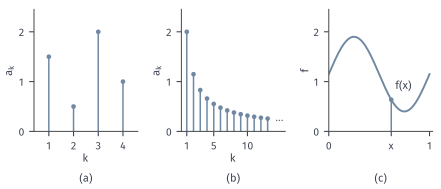

Write the Python code that produced this figure.
from pathlib import Path
import sys
ROOT = next(p for p in Path(__file__).resolve().parents if (p/"build.sh").is_file() and (p/"tex/book.tex").is_file())
sys.path.insert(0, str(ROOT/"figures/00-shared/mathematical-preliminaries-upper/00-shared/comprehension-figures"))
from support import figure, save, BLUE, GREEN, YELLOW, RED, PURPLE, INK, MUTED, GRID, BLUE_FILL, GREEN_FILL, YELLOW_FILL, RED_FILL, PURPLE_FILL
import numpy as np

# 同一构造的三种输入集合：X={1,2,3,4}，X=N+，X=[0,1]。
fig, axes = figure(width_mm=112, height_mm=48, ncols=3)
fig.set_layout_engine(None)
fig.subplots_adjust(left=.075, right=.985, top=.95, bottom=.3, wspace=.42)
def stem(ax, x, y, c=BLUE):
    ax.vlines(x, 0, y, color=c, lw=1.1)
    ax.plot(x, y, 'o', ms=3.4, color=c, mew=0)
a = axes[0]
k = np.arange(1, 5); v = np.array([1.5, .5, 2.0, 1.0])
stem(a, k, v); a.set_xlim(.4, 4.6); a.set_ylim(0, 2.45); a.set_xticks(k); a.set_yticks([0, 1, 2])
a.set_xlabel('$k$', labelpad=1); a.set_ylabel('$a_k$', labelpad=2)
b = axes[1]
k = np.arange(1, 14); v = 2/k**.8
stem(b, k, v); b.set_xlim(.2, 15.6); b.set_ylim(0, 2.45); b.set_xticks([1, 5, 10]); b.set_yticks([0, 1, 2])
b.text(14.75, .22, r'$\cdots$', ha='center', va='center', color=MUTED)
b.set_xlabel('$k$', labelpad=1); b.set_ylabel('$a_k$', labelpad=2)
c = axes[2]
x = np.linspace(0, 1, 400); f = lambda t: 1.15 + .75*np.sin(2*np.pi*t)
c.plot(x, f(x), color=BLUE, lw=1.4)
x0 = .62
c.vlines(x0, 0, f(x0), color=BLUE, lw=1.1); c.plot([x0], [f(x0)], 'o', ms=3.4, color=BLUE, mew=0)
c.text(x0+.04, f(x0)+.14, '$f(x)$', va='bottom', ha='left')
c.set_xlim(0, 1.03); c.set_ylim(0, 2.45); c.set_xticks([0, x0, 1]); c.set_xticklabels(['0', '$x$', '1']); c.set_yticks([0, 1, 2])
c.set_xlabel(' ', labelpad=1); c.set_ylabel('$f$', labelpad=2)
for ax, s in zip(axes, '(a) (b) (c)'.split()):
    p = ax.get_position(); fig.text((p.x0+p.x1)/2, .02, s, ha='center', va='bottom')
save(fig, Path(__file__).resolve().parent, 'figure', {'formula': '(a) [1.5,0.5,2,1]; (b) a_k=2/k^0.8; (c) f(x)=1.15+0.75 sin(2 pi x)'})
